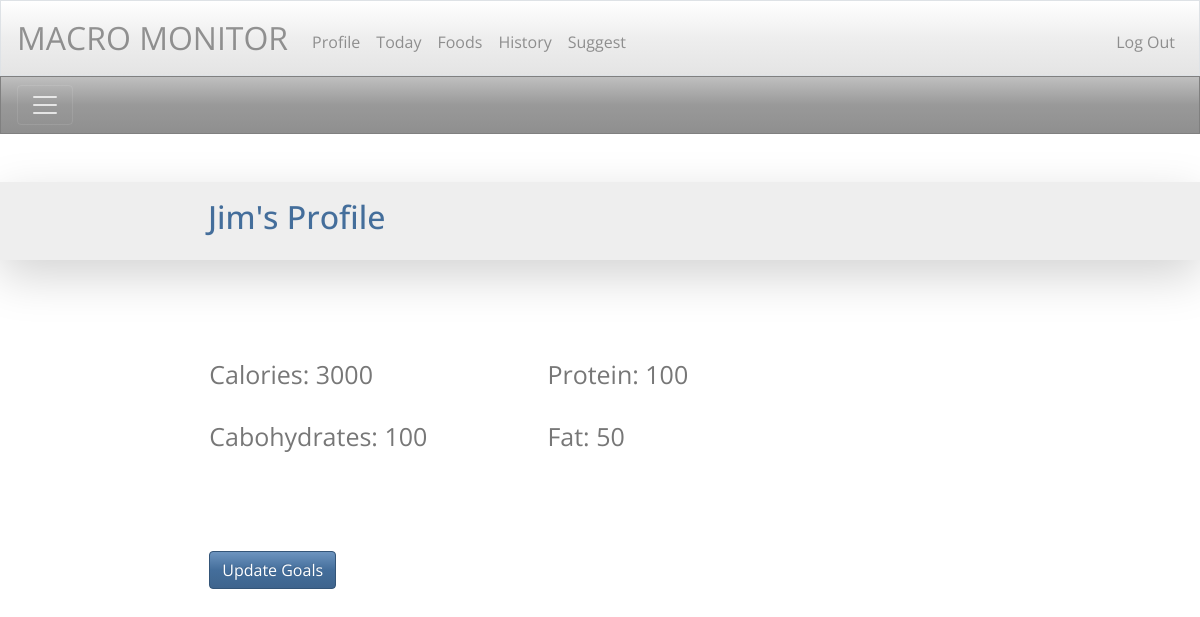
/ (signed in), run on the app's committed database.
### tables this page shows
CREATE TABLE 'macros' (
'id' INTEGER PRIMARY KEY NOT NULL,
'name' VARCHAR(255) NOT NULL,
'calories' INTEGER NOT NULL,
'protein' INTEGER NOT NULL,
'carbohydrates' INTEGER NOT NULL,
'fat' INTEGER NOT NULL);

### application.py (the view)
@app.route("/")
@login_required
def profile():
    profile = db.execute("SELECT * FROM macros WHERE id = :ident", ident = session["user_id"])
    if len(profile) == 0:
        user = db.execute("SELECT username FROM users WHERE id = :ident", ident = session["user_id"])
        return render_template("edit.html", user = user)
    return render_template("profile.html", profile = profile)

### application.py (called while the page is built)
@app.after_request
def after_request(response):
    response.headers["Cache-Control"] = "no-cache, no-store, must-revalidate"
    response.headers["Expires"] = 0
    response.headers["Pragma"] = "no-cache"
    return response

### helpers.py (called while the page is built)
def login_required(f):
    @wraps(f)
    def decorated_function(*args, **kwargs):
        if session.get("user_id") is None:
            return redirect("/login")
        return f(*args, **kwargs)
    return decorated_function

### templates/profile.html (shortened to what this page needs)
{% extends "layout.html" %}
{% block main %}
  <div class="shadow-lg p-3 mt-5 mb-5 bg-light banner">
    <h2 class="pagetop">{{profile[0]["name"]}}'s Profile</h2>
  </div>
  <div class="container col-9 p-5">
    <div class="row">
      <div class="col-5 para" style="text-align:left;">
        Calories: {{profile[0]["calories"]}}
      </div>
      <div class="col-4 para" style="text-align:left;">
        Protein: {{profile[0]["protein"]}}
      </div>
    </div><br>
    <div class="row">
      <div class="col-5 para" style="text-align:left;">
        Cabohydrates: {{profile[0]["carbohydrates"]}}
      </div>
      <div class="col-4 para" style="text-align:left;">
        Fat: {{profile[0]["fat"]}}
      </div>
    </div>
  </div>
  <div class="container col-9 p-5">
    <form action="/edit" method="get">
      <button class="btn btn-primary button" type="submit">Update Goals</button>
    </form>
  </div>
{% endblock %}

### static/styles.css (style rules this page uses)
.banner { width: 100vw; position: relative; left: 50%; right: 50%; margin-left: -50vw; margin-right: -50vw; }
.pagetop { text-align: left; color: #446e9b; margin-left: 16vw; }
.button { float:left; }
.para { font-size: 25px; }

### data on the page
macros: name "Jim", calories "3000", protein "100", carbohydrates "100", fat "50"
